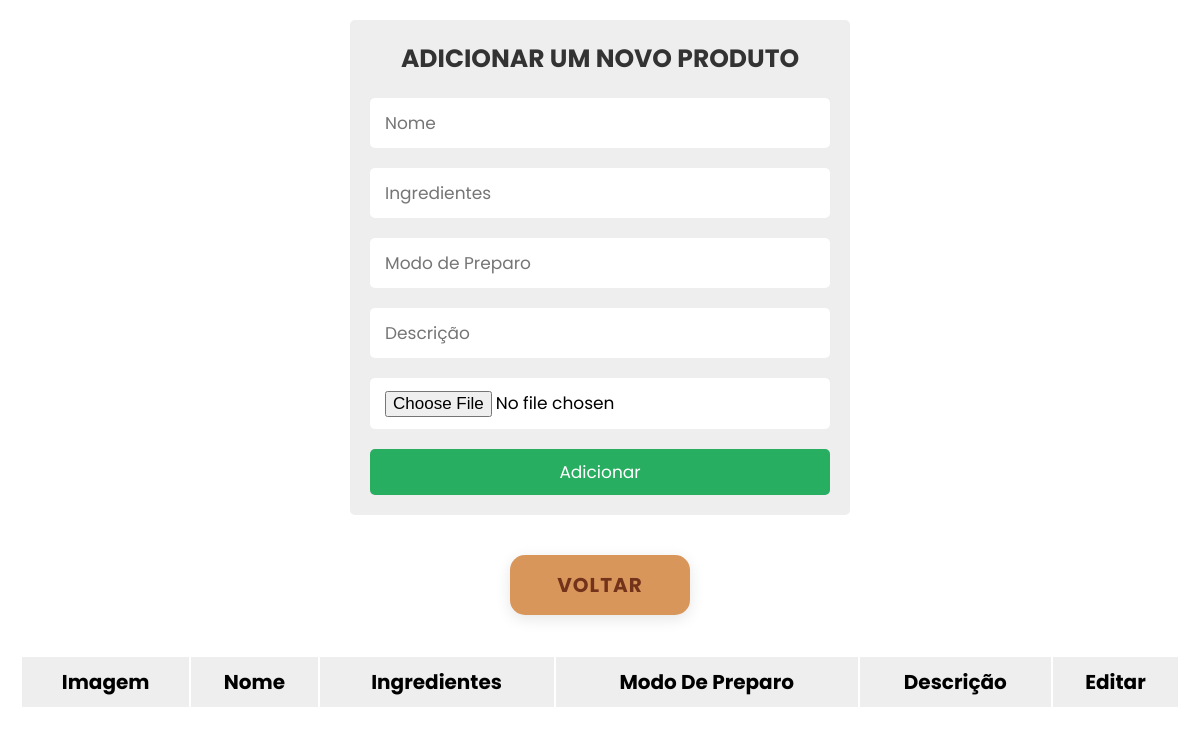
Before: /TCC/adicionar-receita/admin_page.php with the older database file.
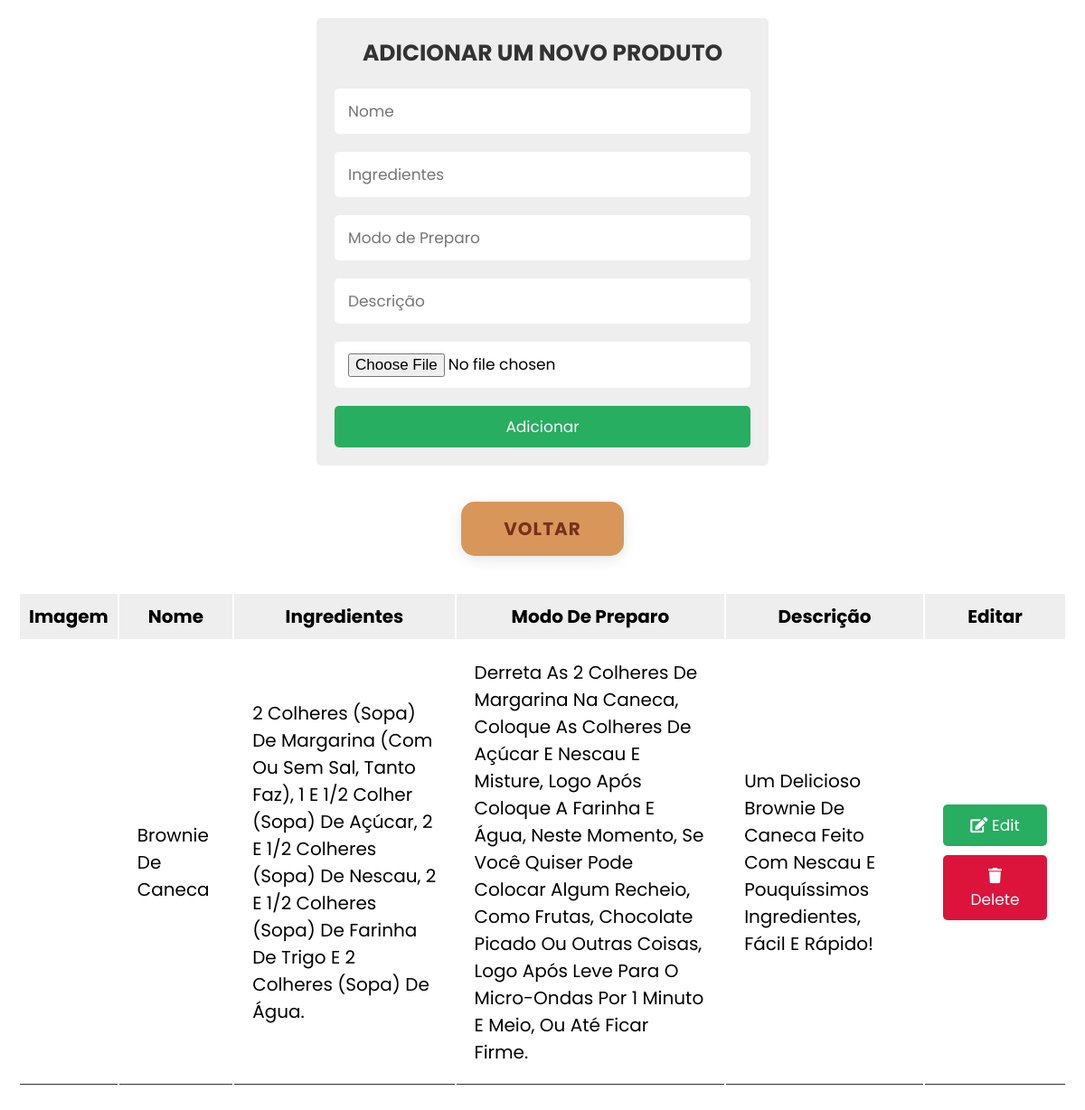
After: the same page with the newer database file.
### tables this page shows
CREATE TABLE `products` (
  `id` int(255) NOT NULL,
  `user_id` int(11) DEFAULT NULL,
  `name` varchar(255) NOT NULL,
  `ingredientes` text NOT NULL,
  `preparo` text NOT NULL,
  `obs` text NOT NULL,
  `image` varchar(255) NOT NULL
);

### TCC/adicionar-receita/admin_page.php (the view, shortened to what this page needs)
<?php
@include '../configproduto.php';
?>
<!DOCTYPE html>
<html lang="en">
<head>
   <link rel="stylesheet" href="https://cdnjs.cloudflare.com/ajax/libs/font-awesome/5.15.4/css/all.min.css">
   <link rel="stylesheet" href="style.css">
</head>
<body>
<div class="container">
   <div class="admin-product-form-container">
      <form action="<?php $_SERVER['PHP_SELF'] ?>" method="post" enctype="multipart/form-data">
         <h3>Adicionar um novo produto</h3>
         <input type="text" placeholder="Nome" name="product_name" class="box">
         <input type="text" placeholder="Ingredientes" name="product_ingredientes" class="box">
         <input type="text" placeholder="Modo de Preparo" name="product_preparo" class="box">
         <input type="text" placeholder="Descrição" name="product_obs" class="box">
         <input type="file" accept="image/png, image/jpeg, image/jpg" name="product_image" class="box">
         <input type="submit" class="btn" name="add_product" value="Adicionar">
      </form>
   </div>
  <div class="container_botao">
   <a href="../indexLogado.php">
      <button class="ver_mais"  >VOLTAR</button>
   </a>
  </div>
   <?php
   $select = mysqli_query($conn, "SELECT * FROM products");
   ?>
   <div class="product-display">
      <table class="product-display-table">
         <thead>
         <tr>
            <th>Imagem</th>
            <th>Nome</th>
            <th>Ingredientes</th>
            <th>Modo de Preparo</th>
            <th>Descrição</th>
            <th>Editar</th>
         </tr>
         </thead>
         <?php while($row = mysqli_fetch_assoc($select)){ ?>
         <tr>
            <td><img src="../uploaded_img/<?php echo $row['image']; ?>" height="100" alt=""></td>
            <td><?php echo $row['name']; ?></td>
            <td><?php echo $row['ingredientes']; ?></td>
            <td><?php echo $row['preparo']; ?></td>
            <td><?php echo $row['obs']; ?></td>
            <td>
               <a href="admin_update.php?edit=<?php echo $row['id']; ?>" class="btn"> <i class="fas fa-edit"></i> edit </a>
               <a href="admin_page.php?delete=<?php echo $row['id']; ?>" class="btn"> <i class="fas fa-trash"></i> delete </a>
            </td>
         </tr>
      <?php } ?>
      </table>
   </div>
</div>
</body>
</html>

### TCC/adicionar-receita/style.css (style rules this page uses)
:root { --green:#27ae60; --black:#333; --white:#fff; --bg-color:#eee; --box-shadow:0 .5rem 1rem rgba(0,0,0,.1); --border:.1rem solid var(--black); }
* { font-family: 'Poppins', sans-serif; margin:0; padding:0; box-sizing: border-box; outline: none; border:none; text-decoration: none; text-transform: capitalize; }
html { font-size: 62.5%; overflow-x: hidden; }
.btn { display: block; width: 100%; cursor: pointer; border-radius: .5rem; margin-top: 1rem; font-size: 1.7rem; padding:1rem 3rem; background: var(--green); color:var(--white); text-align: center; }
.container { max-width: 1200px; padding:2rem; margin:0 auto; }
.admin-product-form-container form { max-width: 50rem; margin:0 auto; padding:2rem; border-radius: .5rem; background: var(--bg-color); }
.admin-product-form-container form h3 { text-transform: uppercase; color:var(--black); margin-bottom: 1rem; text-align: center; font-size: 2.5rem; }
.admin-product-form-container form .box { width: 100%; border-radius: .5rem; padding:1.2rem 1.5rem; font-size: 1.7rem; margin:1rem 0; background: var(--white); text-transform: none; }
.product-display { margin:2rem 0; }
.product-display .product-display-table { width: 100%; text-align: center; }
.product-display .product-display-table thead { background: var(--bg-color); }
.product-display .product-display-table th { padding:1rem; font-size: 2rem; }
.product-display .product-display-table td { padding:2rem; font-size: 2rem; border-bottom: var(--border); text-align: start; }
.product-display .product-display-table .btn:first-child { margin-top: 0; }
.product-display .product-display-table .btn:last-child { background: crimson; }
.container_botao { display: flex; justify-content: center; align-items: center; margin: 20px 0; }
.ver_mais { display: inline-block; padding: 15px 20px; background: #D9965B; color: #73321A; font-size: 20px; font-weight: bold; letter-spacing: 1px; text-transform: uppercase; border-radius: 15px; transition: all .50s ease; border: none; width: 180px; text-align: center; margin: 20px auto; box-shadow: 0px 4px 15px rgba(0, 0, 0, 0.1); }

Changed rows visible on the page:
added products: name "Brownie De Caneca", ingredientes "2 Colheres (Sopa) De Margarina (Com Ou Sem Sal, Tanto Faz), 1 E 1/2 Colher (Sopa) De Açúcar, 2 E 1/2 Colheres (Sopa) De Nescau, 2 E 1/2 Colheres (Sopa) De Farinha De Trigo E 2 Colheres (Sopa) De Água.", preparo "Derreta As 2 Colheres De Margarina Na Caneca, Coloque As Colheres De Açúcar E Nescau E Misture, Logo Após Coloque A Farinha E Água, Neste Momento, Se Você Quiser Pode Colocar Algum Recheio, Como Frutas, Chocolate Picado Ou Outras Coisas, Logo Após Leve Para O Micro-Ondas Por 1 Minuto E Meio, Ou Até Ficar Firme.", obs "Um Delicioso Brownie De Caneca Feito Com Nescau E Pouquíssimos Ingredientes, Fácil E Rápido!"
